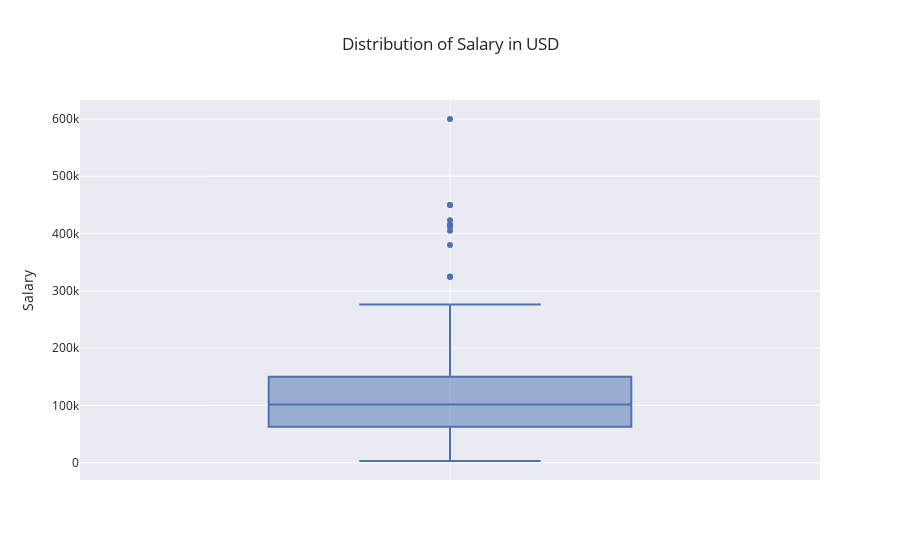

The notebook cell this image was saved under:
### Markdown cell above
### 2.2.2 Work Year<a class="anchor" id="WorkYear"></a>

### Code cell
fig = px.bar(x = df['remote_ratio'].value_counts().index.astype(str), 
       y = df['remote_ratio'].value_counts().values,
       color = df['remote_ratio'].value_counts().index.astype(str),
       color_discrete_sequence=px.colors.sequential.dense,
       text=df['remote_ratio'].value_counts().values,
       title = 'Remote Ratio Distribution',
       template='plotly_dark')
fig1.show()

### Figure 1 — Plotly figure (JSON) as saved in the notebook; plotly's stock layout.template omitted (floating-point values rounded to 4 significant figures; data arrays with more than 128 entries replaced by an {"elided": "..."} marker saying what was removed)
{"data": [{"alignmentgroup": "True", "hovertemplate": "Salary=%{y}<extra></extra>", "legendgroup": "", "marker": {"color": "rgb(76,114,176)"}, "name": "", "notched": false, "offsetgroup": "", "orientation": "v", "showlegend": false, "type": "box", "x0": " ", "xaxis": "x", "y": {"elided": "607 int values"}, "y0": " ", "yaxis": "y"}], "layout": {"boxmode": "group", "legend": {"tracegroupgap": 0}, "title": {"text": "Distribution of Salary in USD"}, "xaxis": {"anchor": "y", "domain": [0, 1]}, "yaxis": {"anchor": "x", "domain": [0, 1], "title": {"text": "Salary"}}}}
